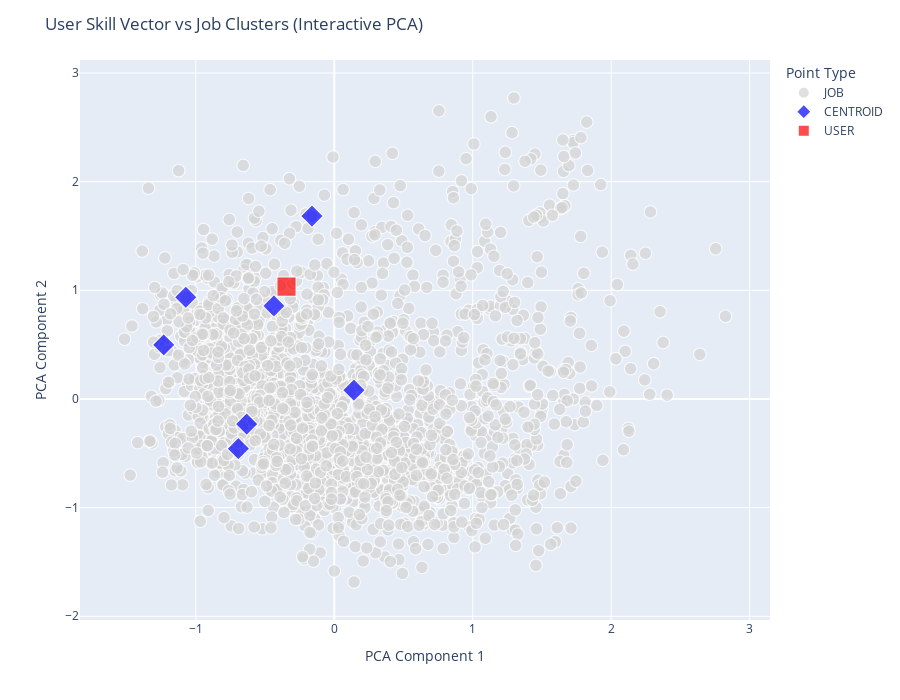

Write notebook code for a chart like this one.
### Code cell
fig = px.scatter(
    df_plot,
    x="x",
    y="y",
    color="type",
    symbol="type",
    hover_name="label",
    size=[6 if t=="JOB" else 12 if t=="CENTROID" else 15 for t in df_plot["type"]],
    color_discrete_map={"USER":"red","CENTROID":"blue","JOB":"lightgray"}
)

fig.update_layout(
    title="User Skill Vector vs Job Clusters (Interactive PCA)",
    xaxis_title="PCA Component 1",
    yaxis_title="PCA Component 2",
    legend_title="Point Type",
    width=900,
    height=700
)

fig.show()

### Figure 1 — Plotly figure (JSON) as saved in the notebook; plotly's stock layout.template omitted (floating-point values rounded to 4 significant figures; data arrays with more than 128 entries replaced by an {"elided": "..."} marker saying what was removed)
{"data": [{"hovertemplate": "<b>%{hovertext}</b><br><br>type=JOB<br>x=%{x}<br>y=%{y}<br>size=%{marker.size}<extra></extra>", "hovertext": {"elided": "2112 str values"}, "legendgroup": "JOB", "marker": {"color": "lightgray", "size": {"elided": "2112 int values"}, "sizemode": "area", "sizeref": 0.0375, "symbol": "circle"}, "mode": "markers", "name": "JOB", "showlegend": true, "type": "scattergl", "x": {"elided": "2112 float values"}, "xaxis": "x", "y": {"elided": "2112 float values"}, "yaxis": "y"}, {"hovertemplate": "<b>%{hovertext}</b><br><br>type=CENTROID<br>x=%{x}<br>y=%{y}<br>size=%{marker.size}<extra></extra>", "hovertext": ["Cluster 0", "Cluster 1", "Cluster 2", "Cluster 3", "Cluster 4", "Cluster 5", "Cluster 6"], "legendgroup": "CENTROID", "marker": {"color": "blue", "size": [12, 12, 12, 12, 12, 12, 12], "sizemode": "area", "sizeref": 0.0375, "symbol": "diamond"}, "mode": "markers", "name": "CENTROID", "showlegend": true, "type": "scattergl", "x": [-1.072, -0.1611, -0.4357, -0.6925, 0.1418, -1.232, -0.6326], "xaxis": "x", "y": [0.936, 1.683, 0.8557, -0.4573, 0.08093, 0.4976, -0.2313], "yaxis": "y"}, {"hovertemplate": "<b>%{hovertext}</b><br><br>type=USER<br>x=%{x}<br>y=%{y}<br>size=%{marker.size}<extra></extra>", "hovertext": ["USER"], "legendgroup": "USER", "marker": {"color": "red", "size": [15], "sizemode": "area", "sizeref": 0.0375, "symbol": "square"}, "mode": "markers", "name": "USER", "showlegend": true, "type": "scattergl", "x": [-0.3448], "xaxis": "x", "y": [1.034], "yaxis": "y"}], "layout": {"height": 700, "legend": {"itemsizing": "constant", "title": {"text": "Point Type"}, "tracegroupgap": 0}, "margin": {"t": 60}, "title": {"text": "User Skill Vector vs Job Clusters (Interactive PCA)"}, "width": 900, "xaxis": {"anchor": "y", "domain": [0, 1], "title": {"text": "PCA Component 1"}}, "yaxis": {"anchor": "x", "domain": [0, 1], "title": {"text": "PCA Component 2"}}}}
